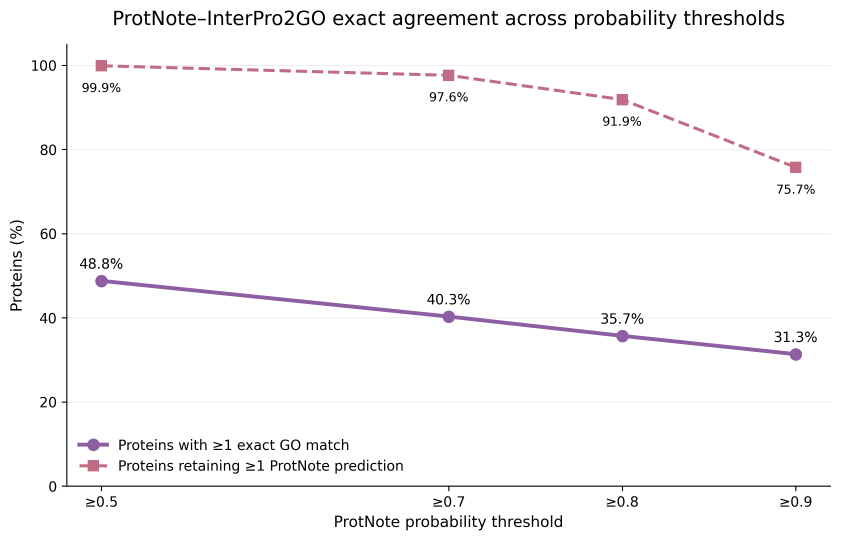
#> input picture Candida_Mapping_project/Figures/18a_protnote_exact_agreement_by_threshold.png, 2521 x 1621 px (shown at 1/3 size)
$ python combine_figure_3_protnote_panels.py
#> lines starting #> are read from the running program, lines starting #| are printed output that depends on the picture
from pathlib import Path

import matplotlib.pyplot as plt

# file paths
ROOT = Path(__file__).resolve().parents[1]
FIGURES_DIR = ROOT / "Figures"

PANEL_FILES = [
    FIGURES_DIR / "18a_protnote_exact_agreement_by_threshold.png",
    FIGURES_DIR / "18b_protnote_exact_agreement_by_namespace.png",
]

OUTPUT_PNG = FIGURES_DIR / "Figure_3_ProtNote_agreement.png"
OUTPUT_PDF = FIGURES_DIR / "Figure_3_ProtNote_agreement.pdf"


def main():
    for path in PANEL_FILES:
        if not path.exists():
            raise FileNotFoundError(path)

    images = [plt.imread(path) for path in PANEL_FILES]
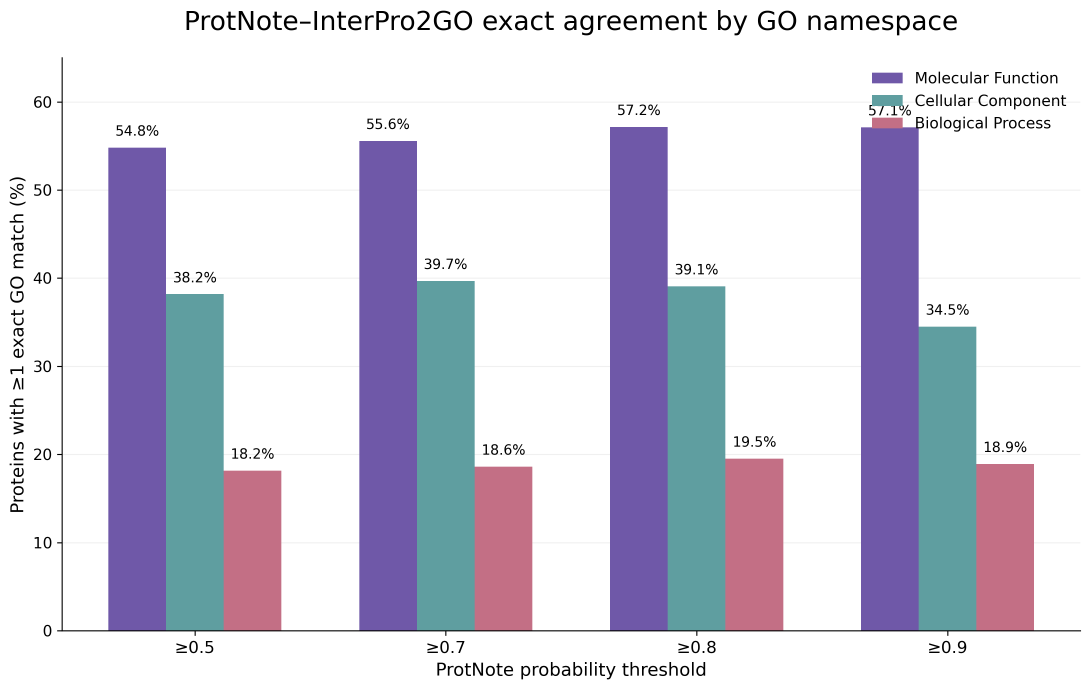
#> input picture Candida_Mapping_project/Figures/18b_protnote_exact_agreement_by_namespace.png, 3271 x 2068 px (shown at 1/3 size)
#> images = 2 items

    fig, axes = plt.subplots(1, 2, figsize=(12.8, 5.4))

    for ax, image, label in zip(axes, images, "AB"):
        ax.imshow(image)
        ax.axis("off")
        ax.text(
            0.02,
            0.98,
            label,
            transform=ax.transAxes,
            ha="left",
            va="top",
            fontsize=18,
            fontweight="bold",
            bbox={"facecolor": "white", "edgecolor": "none", "alpha": 0.9},
        )
#> this loop made 2 passes
#> label on passes 1 to 2: 'A', 'B'

    fig.tight_layout(pad=0.5)
    FIGURES_DIR.mkdir(exist_ok=True)

    fig.savefig(OUTPUT_PNG, dpi=600, bbox_inches="tight", facecolor="white")
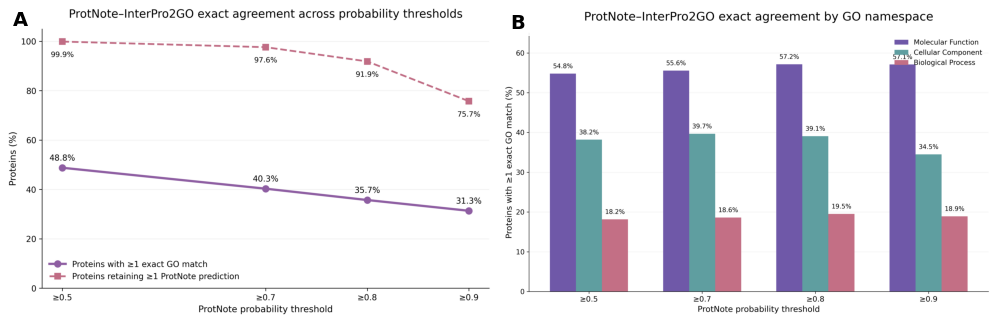
#> figure drawn by matplotlib, 2 panels
    fig.savefig(OUTPUT_PDF, bbox_inches="tight", facecolor="white")
    plt.close(fig)


if __name__ == "__main__":
    main()


# GAI declaration
# GAI was used for lines 27-40 when placing two existing PNG plots into one
# matplotlib figure and adding A/B panel labels. i adapted an example using
# zip(), imshow() and ax.text() to assemble the final dissertation figure.
